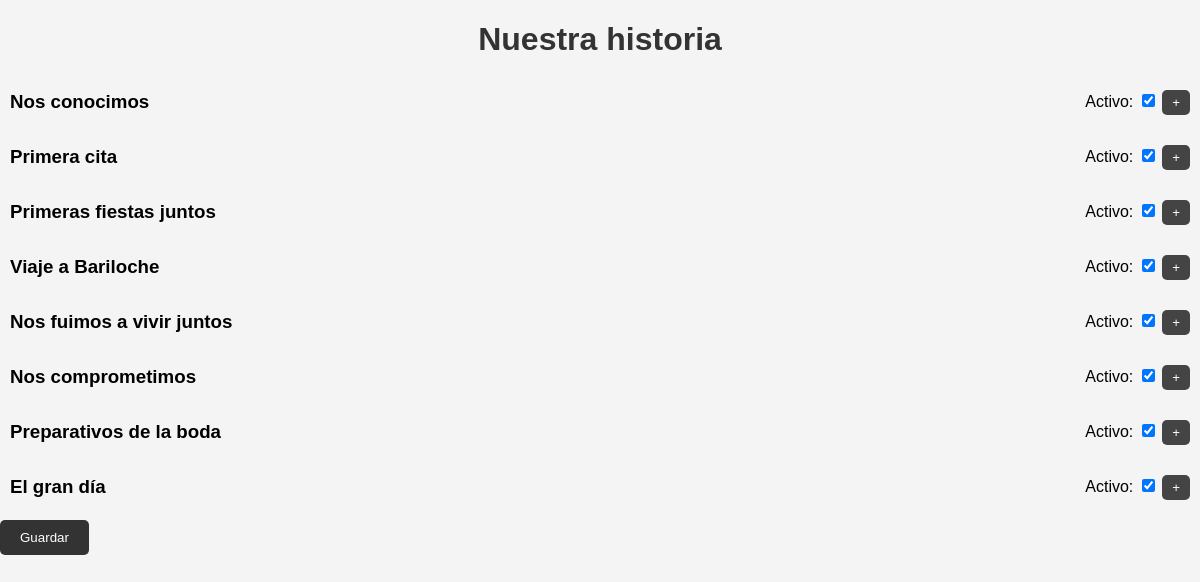
Screenshot of /adminqfyAeuJ7hZ/info_historia.php (signed in) with the database file from the repository.
### tables this page shows
CREATE TABLE `info_historia` (
  `id` int(11) NOT NULL AUTO_INCREMENT,
  `fecha` date NOT NULL,
  `titulo` varchar(255) NOT NULL,
  `texto` text DEFAULT NULL,
  `activo` int(1) NOT NULL,
  PRIMARY KEY (`id`)
);

### adminqfyAeuJ7hZ/info_historia.php (the view, shortened to what this page needs)
<?php
include_once '../conexion.php';
$query = "SELECT * FROM info_historia";
$result = mysqli_query($conn, $query);
$historias = [];
while ($row = mysqli_fetch_assoc($result)) {
    $historias[] = $row;
}
?>
<!DOCTYPE html>
<html lang="es">
<head>
    <link rel="stylesheet" href="combined-styles.css">
    <link rel="stylesheet" href="https://cdnjs.cloudflare.com/ajax/libs/font-awesome/5.15.4/css/all.min.css">
</head>
<body>
    <h1>Nuestra historia</h1>
    <form method="post" action="">
        <?php foreach ($historias as $historia): ?>
            <div class="event-header">
                <h3><?php echo $historia['titulo']; ?></h3>
                <div>
                    <label for="activo_<?php echo $historia['id']; ?>">Activo:</label>
                    <input type="checkbox" name="historias[<?php echo $historia['id']; ?>][activo]" id="activo_<?php echo $historia['id']; ?>" <?php echo $historia['activo'] ? 'checked' : ''; ?>>
                    <button type="button" class="toggle-details" onclick="toggleDetails(<?php echo $historia['id']; ?>)">+</button>
                </div>
            </div>
        <?php endforeach; ?>
        <button type="submit">Guardar</button>
    </form>
</body>
</html>

### adminqfyAeuJ7hZ/combined-styles.css (style rules this page uses)
body { font-family: 'Arial', sans-serif; background-color: #f4f4f4; margin: 0; padding: 0; display: flex; flex-direction: column; min-height: 100vh; }
h1, h2 { text-align: center; color: #333; }
body { font-family: Arial, sans-serif; background-color: #f4f4f4; margin: 0; padding: 0; }
h1 { text-align: center; color: #333; }
button { background-color: #333333; color: white; border: none; padding: 10px 20px; cursor: pointer; border-radius: 5px; transition: background-color 0.3s; }
.event-header { display: flex; justify-content: space-between; align-items: center; background-color: #f4f4f4; padding: 10px; border-radius: 5px; margin-bottom: 10px; }
.event-header h3 { margin: 0; }
.toggle-details { cursor: pointer; background-color: #444; color: white; border: none; padding: 5px 10px; border-radius: 5px; }
body { font-family: sans-serif; margin: 0; background-color: #f4f4f4; }

### rows the page displays
info_historia: titulo "Nos conocimos", activo "☑"
info_historia: titulo "Primera cita", activo "☑"
info_historia: titulo "Primeras fiestas juntos", activo "☑"
info_historia: titulo "Viaje a Bariloche", activo "☑"
info_historia: titulo "Nos fuimos a vivir juntos", activo "☑"
info_historia: titulo "Nos comprometimos", activo "☑"
info_historia: titulo "Preparativos de la boda", activo "☑"
info_historia: titulo "El gran día", activo "☑"
